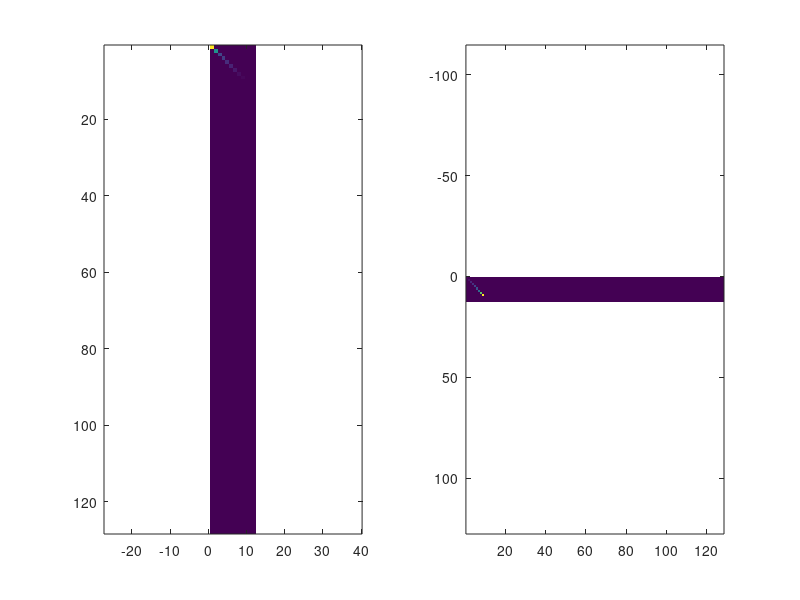
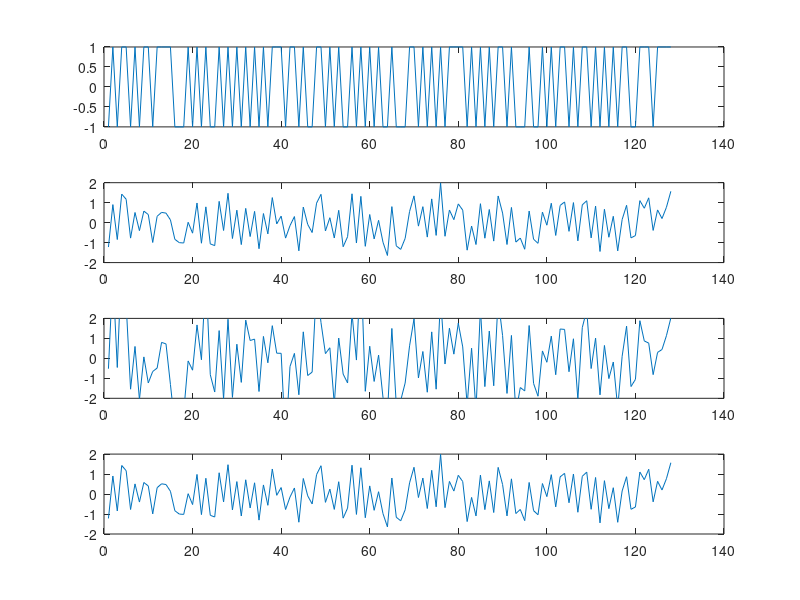

These figures' MATLAB source, in order:
% min norm example
clear
close all

load face_emotion_data

% generate k new features (random combo of other features)
k=3;
a = A*randn(9,k);

% new data matrix
B = [A a];

% svds
svd(A)
svd(B)


% LS solutions
b1 = A*inv(A'*A)*A'*b;

b2 = B*inv(B'*B)*B'*b;

% min norm solution
[U,D,V] = svd(B);
Dinv = zeros(size(D));
for i=1:min(size(D))
    if D(i,i)>10e-10,
        Dinv(i,i)=1/D(i,i);
    end
end
b3 = B*V*Dinv'*U'*b;

figure(1)
subplot(121)
imagesc(D)
axis equal
subplot(122)
imagesc(Dinv')
axis equal

b3 = B*pinv(B)*b;

% regularized solution
lam = 1;
b4 = B*inv(B'*B+lam*eye(size(B'*B)))*B'*b;


figure(2)
subplot(411)
plot(b)
subplot(412)
plot(b1)
ax= axis;
subplot(413)
plot(b2)
axis(ax)
subplot(414)
plot(b3)
axis(ax)

errs = [sum(b~=sign(b1)) sum(b~=sign(b2)) sum(b~=sign(b3)) sum(b~=sign(b4))]
